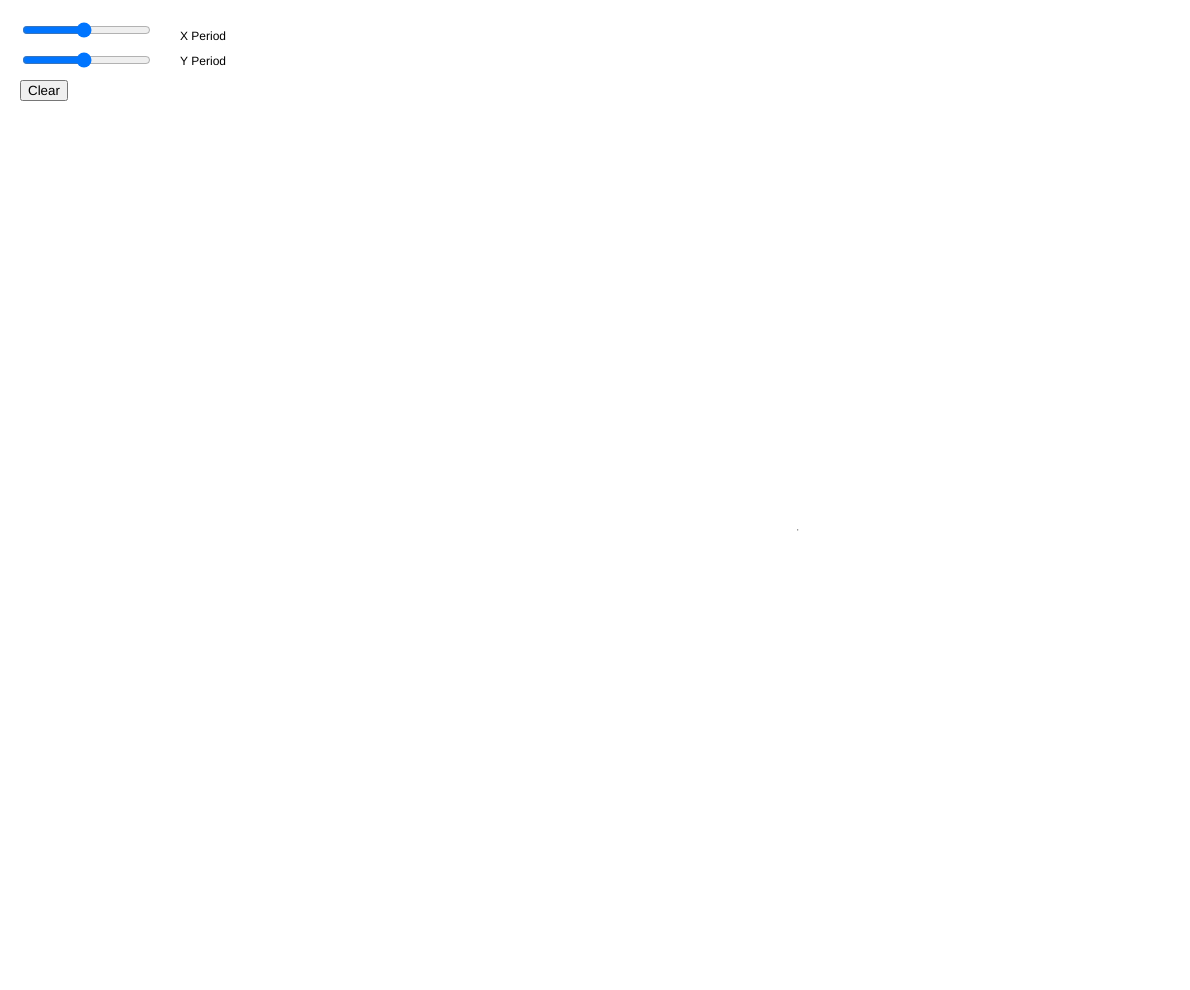
Frame 1 (no input)
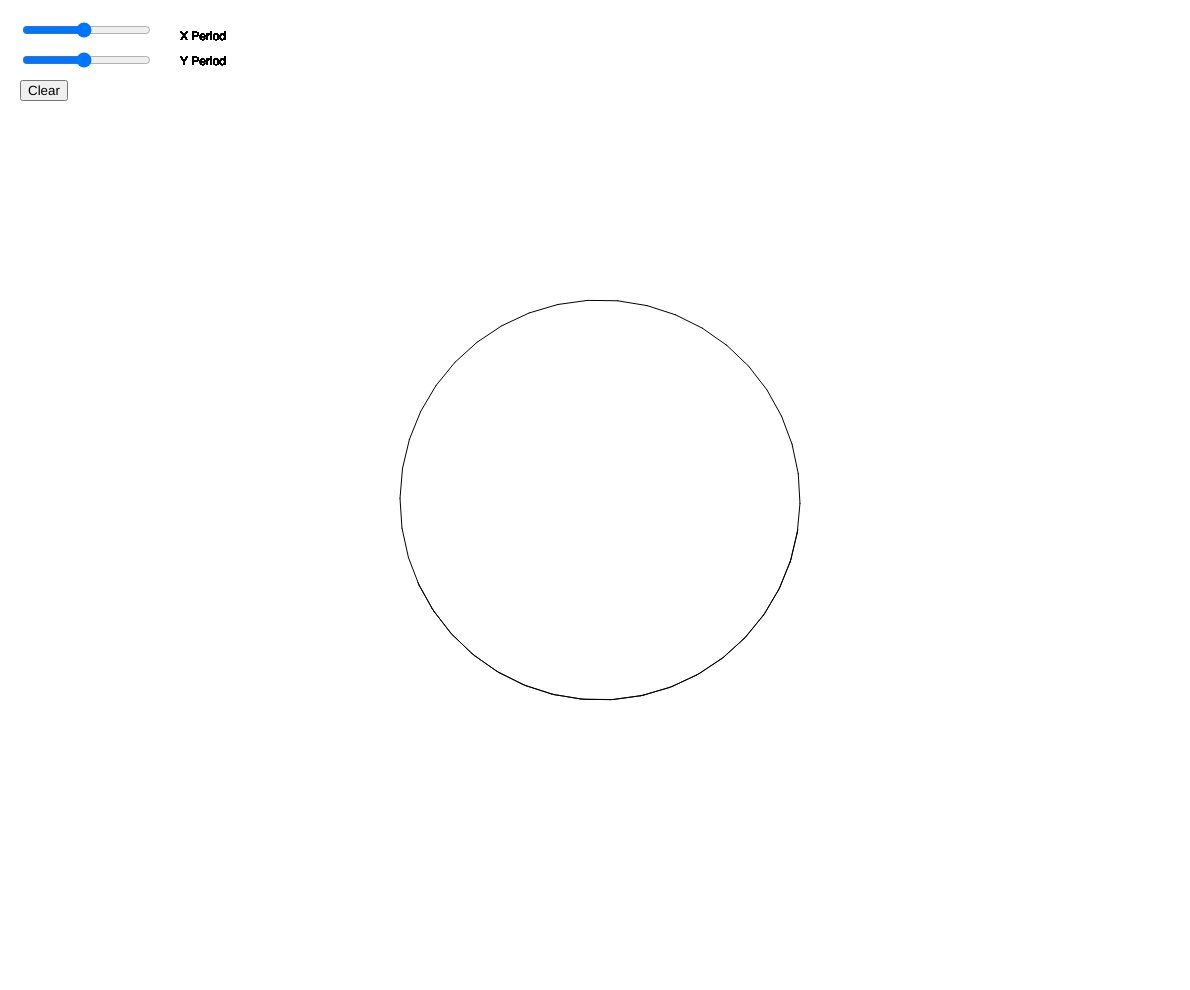
Frame 60 (no input)
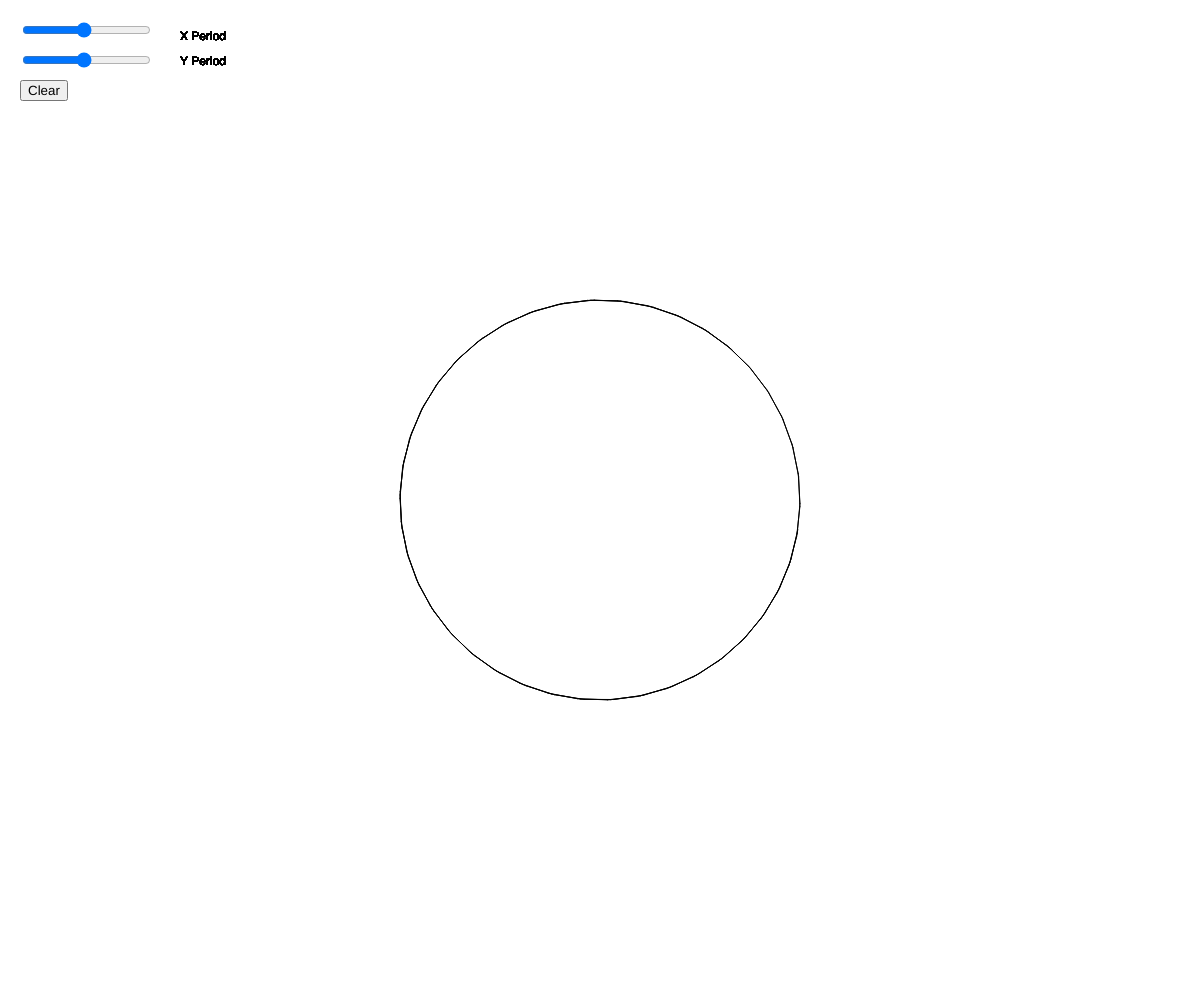
Frame 120 (the mouse pressed at the canvas centre since frame 60)

The p5.js sketch that drew these frames (run headless with seeded random() and noise() and a simulated clock; from frame 60 on, the mouse is pressed at the canvas centre):

// p5.js sketch
// ── sketch.js
var sliderVert;
var sliderHor;
var periodX;
var periodY;
var x;
var y;
var pX;
var pY;
var time;
var button;

function setup() {
  // put setup code here
  createCanvas(windowWidth-10,windowHeight-10);
   
  sliderVert = createSlider(0, 2*PI, PI);
  sliderVert.position(20, 20);
  sliderHor = createSlider(0, 2*PI, PI);
  sliderHor.position(20, 50);

  button = createButton("Clear");
  button.position(20,80);
  

  time = 0;


}

function draw() {


  text("X Period",180,40);
  text("Y Period",180,65);
  button.mousePressed(clear);

  periodX = sliderVert.value();
  periodY = sliderHor.value();
  time+=.05;

  x = 200*cos(periodX*time);
  y = 200*sin(periodY*time);
  
  //console.log(x,y)
  
  
  push();
  translate(windowWidth/2,windowHeight/2);
  stroke(0);
  line(pX,pY,x,y);
  pop();
  pX = x;
  pY = y;

  

}
